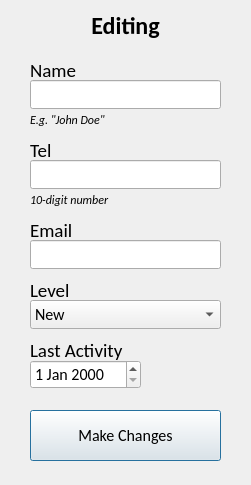
<?xml version="1.0" encoding="UTF-8"?>
<ui version="4.0">
 <class>Dialog</class>
 <widget class="QDialog" name="Dialog">
  <property name="geometry">
   <rect>
    <x>0</x>
    <y>0</y>
    <width>251</width>
    <height>485</height>
   </rect>
  </property>
  <property name="font">
   <font>
    <family>Calibri</family>
   </font>
  </property>
  <property name="windowTitle">
   <string>Edit Client's entry</string>
  </property>
  <widget class="QLabel" name="label1">
   <property name="geometry">
    <rect>
     <x>30</x>
     <y>10</y>
     <width>191</width>
     <height>31</height>
    </rect>
   </property>
   <property name="font">
    <font>
     <family>Calibri</family>
     <pointsize>18</pointsize>
     <weight>75</weight>
     <bold>true</bold>
     <underline>false</underline>
    </font>
   </property>
   <property name="text">
    <string>Editing</string>
   </property>
   <property name="alignment">
    <set>Qt::AlignCenter</set>
   </property>
  </widget>
  <widget class="QLabel" name="label11_2">
   <property name="geometry">
    <rect>
     <x>30</x>
     <y>190</y>
     <width>181</width>
     <height>20</height>
    </rect>
   </property>
   <property name="font">
    <font>
     <family>Calibri</family>
     <italic>true</italic>
    </font>
   </property>
   <property name="text">
    <string>10-digit number</string>
   </property>
  </widget>
  <widget class="QLabel" name="label2_4">
   <property name="geometry">
    <rect>
     <x>30</x>
     <y>280</y>
     <width>111</width>
     <height>20</height>
    </rect>
   </property>
   <property name="font">
    <font>
     <family>Calibri</family>
     <pointsize>14</pointsize>
    </font>
   </property>
   <property name="text">
    <string>Level</string>
   </property>
  </widget>
  <widget class="QLabel" name="label2_3">
   <property name="geometry">
    <rect>
     <x>30</x>
     <y>220</y>
     <width>221</width>
     <height>20</height>
    </rect>
   </property>
   <property name="font">
    <font>
     <family>Calibri</family>
     <pointsize>14</pointsize>
    </font>
   </property>
   <property name="text">
    <string>Email </string>
   </property>
  </widget>
  <widget class="QLineEdit" name="line_edit2">
   <property name="geometry">
    <rect>
     <x>30</x>
     <y>160</y>
     <width>191</width>
     <height>29</height>
    </rect>
   </property>
   <property name="font">
    <font>
     <family>Calibri</family>
     <pointsize>12</pointsize>
    </font>
   </property>
  </widget>
  <widget class="QLineEdit" name="line_edit3">
   <property name="geometry">
    <rect>
     <x>30</x>
     <y>240</y>
     <width>191</width>
     <height>29</height>
    </rect>
   </property>
   <property name="font">
    <font>
     <family>Calibri</family>
     <pointsize>12</pointsize>
    </font>
   </property>
  </widget>
  <widget class="QLineEdit" name="line_edit1">
   <property name="geometry">
    <rect>
     <x>30</x>
     <y>80</y>
     <width>191</width>
     <height>29</height>
    </rect>
   </property>
   <property name="font">
    <font>
     <family>Calibri</family>
     <pointsize>12</pointsize>
    </font>
   </property>
   <property name="text">
    <string extracomment="Напр. &quot;Саша П&quot;"/>
   </property>
  </widget>
  <widget class="QLabel" name="label2_2">
   <property name="geometry">
    <rect>
     <x>30</x>
     <y>140</y>
     <width>251</width>
     <height>20</height>
    </rect>
   </property>
   <property name="font">
    <font>
     <family>Calibri</family>
     <pointsize>14</pointsize>
    </font>
   </property>
   <property name="text">
    <string>Tel</string>
   </property>
  </widget>
  <widget class="QLabel" name="label11">
   <property name="geometry">
    <rect>
     <x>30</x>
     <y>110</y>
     <width>181</width>
     <height>20</height>
    </rect>
   </property>
   <property name="font">
    <font>
     <family>Calibri</family>
     <italic>true</italic>
    </font>
   </property>
   <property name="text">
    <string>E.g. &quot;John Doe&quot;</string>
   </property>
  </widget>
  <widget class="QLabel" name="label2">
   <property name="geometry">
    <rect>
     <x>30</x>
     <y>60</y>
     <width>201</width>
     <height>20</height>
    </rect>
   </property>
   <property name="font">
    <font>
     <family>Calibri</family>
     <pointsize>14</pointsize>
    </font>
   </property>
   <property name="text">
    <string>Name</string>
   </property>
  </widget>
  <widget class="QPushButton" name="button1">
   <property name="geometry">
    <rect>
     <x>30</x>
     <y>410</y>
     <width>191</width>
     <height>51</height>
    </rect>
   </property>
   <property name="font">
    <font>
     <family>Calibri</family>
     <pointsize>12</pointsize>
     <weight>50</weight>
     <bold>false</bold>
    </font>
   </property>
   <property name="text">
    <string>Make Changes</string>
   </property>
  </widget>
  <widget class="QDateEdit" name="date_edit1">
   <property name="geometry">
    <rect>
     <x>30</x>
     <y>360</y>
     <width>111</width>
     <height>29</height>
    </rect>
   </property>
   <property name="font">
    <font>
     <family>Calibri</family>
     <pointsize>12</pointsize>
    </font>
   </property>
  </widget>
  <widget class="QLabel" name="label2_5">
   <property name="geometry">
    <rect>
     <x>30</x>
     <y>340</y>
     <width>191</width>
     <height>20</height>
    </rect>
   </property>
   <property name="font">
    <font>
     <family>Calibri</family>
     <pointsize>14</pointsize>
    </font>
   </property>
   <property name="text">
    <string>Last Activity</string>
   </property>
  </widget>
  <widget class="QComboBox" name="combo_box1">
   <property name="geometry">
    <rect>
     <x>30</x>
     <y>300</y>
     <width>191</width>
     <height>29</height>
    </rect>
   </property>
   <property name="font">
    <font>
     <family>Calibri</family>
     <pointsize>12</pointsize>
    </font>
   </property>
   <property name="currentText">
    <string>New</string>
   </property>
   <item>
    <property name="text">
     <string>New</string>
    </property>
   </item>
   <item>
    <property name="text">
     <string>Regular</string>
    </property>
   </item>
   <item>
    <property name="text">
     <string>Premium</string>
    </property>
   </item>
   <item>
    <property name="text">
     <string>VIP</string>
    </property>
   </item>
  </widget>
 </widget>
 <resources/>
 <connections/>
</ui>
